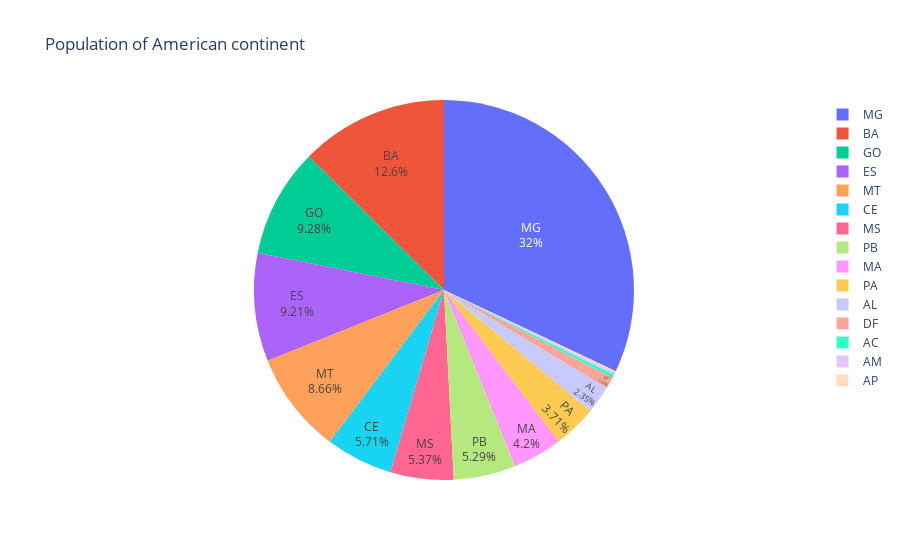
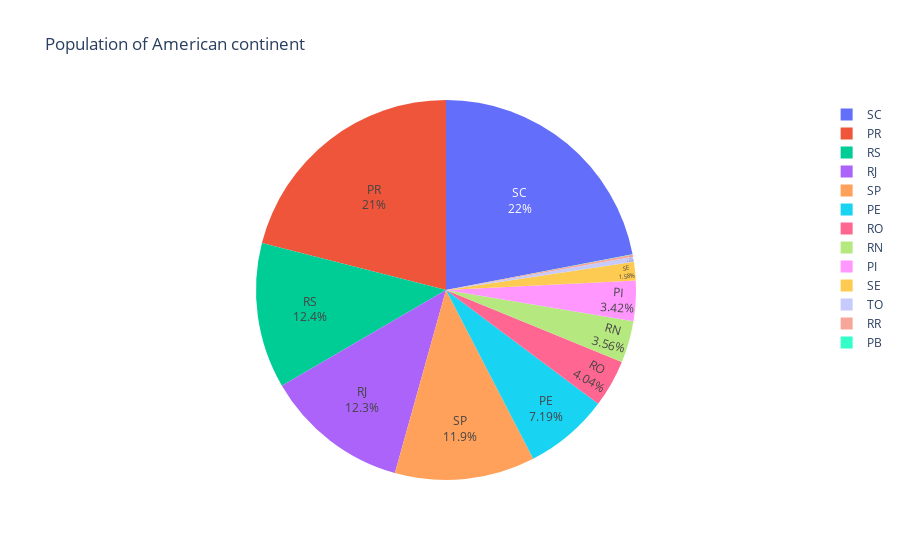

Notebook code cell kept with these figures, in order:
### Code cell
dfuf = dfresult.groupby(['cluster', 'uf']).size().reset_index(name='Frequency')
for i in range(0,n):
    fig = px.pie(dfuf[dfuf['cluster']==i], names ='uf', values = 'Frequency', title='Population of American continent')
    fig.update_traces(textposition='inside', textinfo='percent+label')
    #fig.update_layout(uniformtext_minsize=12, uniformtext_mode='hide')
    fig.show()

### Figure 1 — Plotly figure (JSON) as saved in the notebook; plotly's stock layout.template omitted (floating-point values rounded to 4 significant figures)
{"data": [{"domain": {"x": [0, 1], "y": [0, 1]}, "hovertemplate": "uf=%{label}<br>Frequency=%{value}<extra></extra>", "labels": ["AC", "AL", "AM", "AP", "BA", "CE", "DF", "ES", "GO", "MA", "MG", "MS", "MT", "PA", "PB"], "legendgroup": "", "name": "", "showlegend": true, "textinfo": "percent+label", "textposition": "inside", "type": "pie", "values": [359, 3087, 228, 201, 16519, 7496, 1320, 12087, 12178, 5508, 42030, 7047, 11362, 4868, 6937]}], "layout": {"autosize": true, "legend": {"tracegroupgap": 0}, "title": {"text": "Population of American continent"}}}

### Figure 2 — Plotly figure (JSON) as saved in the notebook; plotly's stock layout.template omitted (floating-point values rounded to 4 significant figures)
{"data": [{"domain": {"x": [0, 1], "y": [0, 1]}, "hovertemplate": "uf=%{label}<br>Frequency=%{value}<extra></extra>", "labels": ["PB", "PE", "PI", "PR", "RJ", "RN", "RO", "RR", "RS", "SC", "SE", "SP", "TO"], "legendgroup": "", "name": "", "showlegend": true, "textinfo": "percent+label", "textposition": "inside", "type": "pie", "values": [43, 12400, 5897, 36273, 21162, 6142, 6973, 329, 21362, 37934, 2723, 20576, 732]}], "layout": {"autosize": true, "legend": {"tracegroupgap": 0}, "title": {"text": "Population of American continent"}}}
